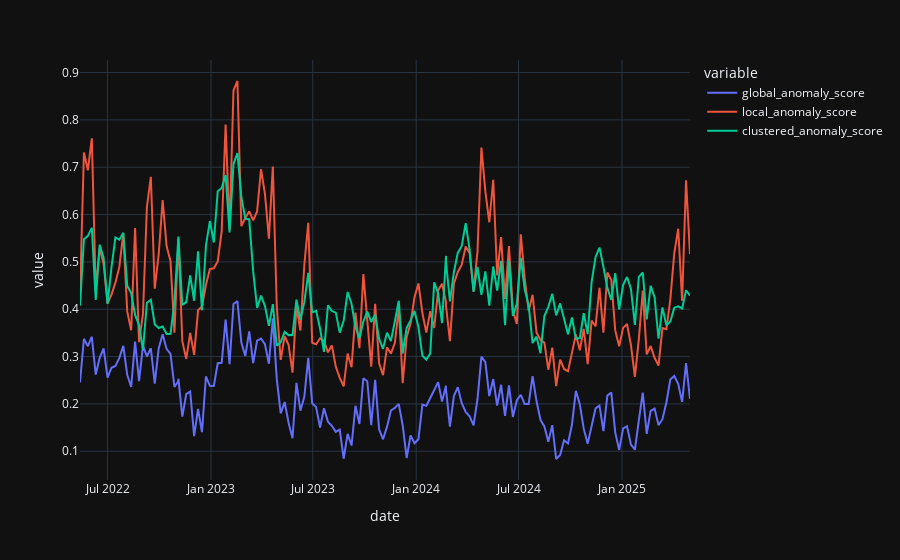

Write notebook code for a chart like this one.
### Code cell
df_anomaly_scores.query("ticker ==@ticker").reset_index().set_index(["date"]).drop(columns=['ticker']).plot()

### Figure 1 — Plotly figure (JSON) as saved in the notebook; plotly's stock layout.template omitted (floating-point values rounded to 4 significant figures; data arrays with more than 128 entries replaced by an {"elided": "..."} marker saying what was removed)
{"data": [{"hovertemplate": "variable=global_anomaly_score<br>date=%{x}<br>value=%{y}<extra></extra>", "legendgroup": "global_anomaly_score", "line": {"color": "#636efa", "dash": "solid"}, "marker": {"symbol": "circle"}, "mode": "lines", "name": "global_anomaly_score", "orientation": "v", "showlegend": true, "type": "scatter", "x": {"elided": "158 str values"}, "xaxis": "x", "y": {"elided": "158 float values"}, "yaxis": "y"}, {"hovertemplate": "variable=local_anomaly_score<br>date=%{x}<br>value=%{y}<extra></extra>", "legendgroup": "local_anomaly_score", "line": {"color": "#EF553B", "dash": "solid"}, "marker": {"symbol": "circle"}, "mode": "lines", "name": "local_anomaly_score", "orientation": "v", "showlegend": true, "type": "scatter", "x": {"elided": "158 str values"}, "xaxis": "x", "y": {"elided": "158 float values"}, "yaxis": "y"}, {"hovertemplate": "variable=clustered_anomaly_score<br>date=%{x}<br>value=%{y}<extra></extra>", "legendgroup": "clustered_anomaly_score", "line": {"color": "#00cc96", "dash": "solid"}, "marker": {"symbol": "circle"}, "mode": "lines", "name": "clustered_anomaly_score", "orientation": "v", "showlegend": true, "type": "scatter", "x": {"elided": "158 str values"}, "xaxis": "x", "y": {"elided": "158 float values"}, "yaxis": "y"}], "layout": {"legend": {"title": {"text": "variable"}, "tracegroupgap": 0}, "margin": {"t": 60}, "xaxis": {"anchor": "y", "domain": [0, 1], "title": {"text": "date"}}, "yaxis": {"anchor": "x", "domain": [0, 1], "title": {"text": "value"}}}}
